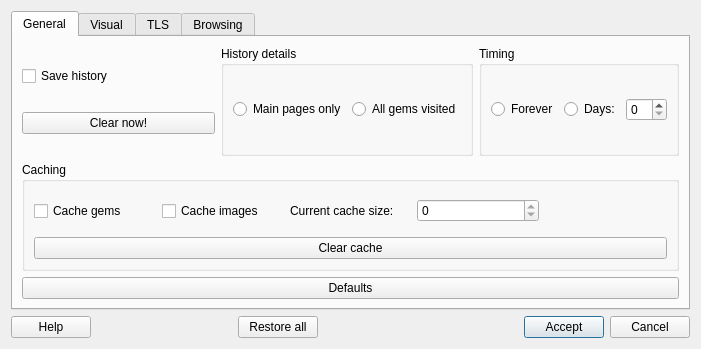
<?xml version="1.0" encoding="UTF-8"?>
<ui version="4.0">
 <class>PrefsDialog</class>
 <widget class="QDialog" name="PrefsDialog">
  <property name="windowModality">
   <enum>Qt::WindowModal</enum>
  </property>
  <property name="geometry">
   <rect>
    <x>0</x>
    <y>0</y>
    <width>701</width>
    <height>349</height>
   </rect>
  </property>
  <property name="windowTitle">
   <string>Dialog</string>
  </property>
  <property name="modal">
   <bool>true</bool>
  </property>
  <layout class="QGridLayout" name="gridLayout_2">
   <item row="0" column="0">
    <widget class="QTabWidget" name="tabWidget">
     <property name="tabPosition">
      <enum>QTabWidget::North</enum>
     </property>
     <property name="tabShape">
      <enum>QTabWidget::Rounded</enum>
     </property>
     <property name="currentIndex">
      <number>0</number>
     </property>
     <widget class="QWidget" name="tab">
      <attribute name="title">
       <string>General</string>
      </attribute>
      <layout class="QGridLayout" name="gridLayout_4">
       <item row="2" column="0">
        <widget class="QPushButton" name="generalDefaults">
         <property name="text">
          <string>Defaults</string>
         </property>
        </widget>
       </item>
       <item row="0" column="0">
        <layout class="QHBoxLayout" name="horizontalLayout_7">
         <item>
          <layout class="QVBoxLayout" name="verticalLayout_2">
           <item>
            <widget class="QCheckBox" name="saveHistoryBox">
             <property name="text">
              <string>Save history</string>
             </property>
            </widget>
           </item>
           <item>
            <widget class="QPushButton" name="clearHistoryBtn">
             <property name="text">
              <string>Clear now!</string>
             </property>
            </widget>
           </item>
          </layout>
         </item>
         <item>
          <widget class="QGroupBox" name="historyDetailsGroup">
           <property name="title">
            <string>History details</string>
           </property>
           <layout class="QHBoxLayout" name="horizontalLayout_5">
            <item>
             <widget class="QRadioButton" name="mainPageRadio">
              <property name="text">
               <string>Main pages only</string>
              </property>
             </widget>
            </item>
            <item>
             <widget class="QRadioButton" name="allGemsRadio">
              <property name="text">
               <string>All gems visited</string>
              </property>
             </widget>
            </item>
           </layout>
          </widget>
         </item>
         <item>
          <widget class="QGroupBox" name="historyTimingGroup">
           <property name="title">
            <string>Timing</string>
           </property>
           <layout class="QHBoxLayout" name="horizontalLayout_6">
            <item>
             <widget class="QRadioButton" name="foreverBtn">
              <property name="text">
               <string>Forever</string>
              </property>
             </widget>
            </item>
            <item>
             <widget class="QRadioButton" name="daysBtn">
              <property name="text">
               <string>Days:</string>
              </property>
             </widget>
            </item>
            <item>
             <widget class="QSpinBox" name="historyDays"/>
            </item>
           </layout>
          </widget>
         </item>
        </layout>
       </item>
       <item row="1" column="0">
        <widget class="QGroupBox" name="groupBox">
         <property name="title">
          <string>Caching</string>
         </property>
         <layout class="QVBoxLayout" name="verticalLayout_5">
          <item>
           <layout class="QHBoxLayout" name="horizontalLayout_9">
            <item>
             <widget class="QCheckBox" name="cacheGems">
              <property name="text">
               <string>Cache gems</string>
              </property>
             </widget>
            </item>
            <item>
             <widget class="QCheckBox" name="cacheImages">
              <property name="text">
               <string>Cache images</string>
              </property>
             </widget>
            </item>
            <item>
             <widget class="QLabel" name="label_7">
              <property name="text">
               <string>Current cache size:</string>
              </property>
             </widget>
            </item>
            <item>
             <widget class="QSpinBox" name="cacheSize">
              <property name="minimumSize">
               <size>
                <width>71</width>
                <height>22</height>
               </size>
              </property>
              <property name="readOnly">
               <bool>true</bool>
              </property>
              <property name="maximum">
               <number>1024</number>
              </property>
             </widget>
            </item>
            <item>
             <widget class="QLabel" name="cacheUnits">
              <property name="text">
               <string/>
              </property>
             </widget>
            </item>
           </layout>
          </item>
          <item>
           <widget class="QPushButton" name="clearCacheBtn">
            <property name="text">
             <string>Clear cache</string>
            </property>
           </widget>
          </item>
         </layout>
        </widget>
       </item>
      </layout>
     </widget>
     <widget class="QWidget" name="tab_2">
      <attribute name="title">
       <string>Visual</string>
      </attribute>
      <layout class="QGridLayout" name="gridLayout">
       <item row="0" column="0">
        <layout class="QVBoxLayout" name="verticalLayout_3">
         <item>
          <widget class="QListWidget" name="styleItems">
           <item>
            <property name="text">
             <string>Plain text</string>
            </property>
           </item>
           <item>
            <property name="text">
             <string>Links</string>
            </property>
           </item>
           <item>
            <property name="text">
             <string>Quotations</string>
            </property>
           </item>
           <item>
            <property name="text">
             <string>Heading 1</string>
            </property>
           </item>
           <item>
            <property name="text">
             <string>Heading 2</string>
            </property>
           </item>
           <item>
            <property name="text">
             <string>Heading 3</string>
            </property>
           </item>
           <item>
            <property name="text">
             <string>Preformatted </string>
            </property>
           </item>
           <item>
            <property name="text">
             <string>Lists</string>
            </property>
           </item>
          </widget>
         </item>
         <item>
          <widget class="QPushButton" name="visualDefaults">
           <property name="text">
            <string>Restore defaults</string>
           </property>
          </widget>
         </item>
        </layout>
       </item>
       <item row="0" column="1">
        <layout class="QVBoxLayout" name="verticalLayout">
         <item>
          <widget class="QCheckBox" name="overrideBox">
           <property name="text">
            <string>Override defaults</string>
           </property>
          </widget>
         </item>
         <item>
          <widget class="QGroupBox" name="itemOptionsGroup">
           <property name="title">
            <string>Item options</string>
           </property>
           <layout class="QVBoxLayout" name="verticalLayout_4">
            <item>
             <layout class="QHBoxLayout" name="horizontalLayout_4">
              <item>
               <widget class="QLabel" name="label_4">
                <property name="text">
                 <string>Font family:</string>
                </property>
               </widget>
              </item>
              <item>
               <widget class="QComboBox" name="fontFamilyBox"/>
              </item>
              <item>
               <spacer name="horizontalSpacer_2">
                <property name="orientation">
                 <enum>Qt::Horizontal</enum>
                </property>
                <property name="sizeHint" stdset="0">
                 <size>
                  <width>20</width>
                  <height>20</height>
                 </size>
                </property>
               </spacer>
              </item>
              <item>
               <widget class="QLabel" name="label_5">
                <property name="text">
                 <string>Font:</string>
                </property>
               </widget>
              </item>
              <item>
               <widget class="QComboBox" name="fontBox"/>
              </item>
              <item>
               <widget class="QToolButton" name="fontPicker">
                <property name="text">
                 <string/>
                </property>
                <property name="icon">
                 <iconset theme="preferences-desktop-locale"/>
                </property>
               </widget>
              </item>
             </layout>
            </item>
            <item>
             <layout class="QHBoxLayout" name="horizontalLayout_8">
              <item>
               <widget class="QLabel" name="label_6">
                <property name="text">
                 <string>Font size (pt):</string>
                </property>
               </widget>
              </item>
              <item>
               <widget class="QSpinBox" name="fontSize">
                <property name="minimum">
                 <number>8</number>
                </property>
               </widget>
              </item>
              <item>
               <spacer name="horizontalSpacer_4">
                <property name="orientation">
                 <enum>Qt::Horizontal</enum>
                </property>
                <property name="sizeHint" stdset="0">
                 <size>
                  <width>40</width>
                  <height>20</height>
                 </size>
                </property>
               </spacer>
              </item>
             </layout>
            </item>
            <item>
             <layout class="QHBoxLayout" name="horizontalLayout_3">
              <item>
               <widget class="QLabel" name="label_2">
                <property name="text">
                 <string>Text background:</string>
                </property>
               </widget>
              </item>
              <item>
               <widget class="QLineEdit" name="textBgLine">
                <property name="placeholderText">
                 <string>#aabbcc</string>
                </property>
               </widget>
              </item>
              <item>
               <widget class="QToolButton" name="txtBgPicker">
                <property name="text">
                 <string/>
                </property>
                <property name="icon">
                 <iconset theme="applications-graphics"/>
                </property>
               </widget>
              </item>
              <item>
               <widget class="QLabel" name="label_3">
                <property name="text">
                 <string>Intendation (px):</string>
                </property>
               </widget>
              </item>
              <item>
               <widget class="QDoubleSpinBox" name="intednationBox">
                <property name="minimum">
                 <double>1.000000000000000</double>
                </property>
               </widget>
              </item>
             </layout>
            </item>
            <item>
             <layout class="QHBoxLayout" name="horizontalLayout_2">
              <item>
               <widget class="QLabel" name="label">
                <property name="text">
                 <string>Text colour:</string>
                </property>
               </widget>
              </item>
              <item>
               <widget class="QLineEdit" name="textClrLine">
                <property name="placeholderText">
                 <string>#aabbcc</string>
                </property>
               </widget>
              </item>
              <item>
               <widget class="QToolButton" name="txtColorPicker">
                <property name="text">
                 <string/>
                </property>
                <property name="icon">
                 <iconset theme="accessories-character-map"/>
                </property>
               </widget>
              </item>
              <item>
               <widget class="QCheckBox" name="BoldBox">
                <property name="text">
                 <string>Bold</string>
                </property>
               </widget>
              </item>
              <item>
               <widget class="QCheckBox" name="ItalicBox">
                <property name="text">
                 <string>Italic</string>
                </property>
               </widget>
              </item>
              <item>
               <widget class="QCheckBox" name="underlineBox">
                <property name="text">
                 <string>Underline</string>
                </property>
               </widget>
              </item>
             </layout>
            </item>
           </layout>
          </widget>
         </item>
        </layout>
       </item>
      </layout>
     </widget>
     <widget class="QWidget" name="tab_3">
      <attribute name="title">
       <string>TLS</string>
      </attribute>
     </widget>
     <widget class="QWidget" name="Browsing">
      <attribute name="title">
       <string>Browsing</string>
      </attribute>
      <widget class="QGroupBox" name="groupBox_2">
       <property name="geometry">
        <rect>
         <x>10</x>
         <y>10</y>
         <width>291</width>
         <height>71</height>
        </rect>
       </property>
       <property name="title">
        <string>Gemini links</string>
       </property>
       <widget class="QRadioButton" name="geminiNewTab">
        <property name="geometry">
         <rect>
          <x>10</x>
          <y>30</y>
          <width>121</width>
          <height>20</height>
         </rect>
        </property>
        <property name="text">
         <string>Open in new tab</string>
        </property>
       </widget>
       <widget class="QRadioButton" name="geminiInPlace">
        <property name="geometry">
         <rect>
          <x>140</x>
          <y>30</y>
          <width>141</width>
          <height>20</height>
         </rect>
        </property>
        <property name="text">
         <string>Follow in place</string>
        </property>
       </widget>
      </widget>
      <widget class="QGroupBox" name="groupBox_3">
       <property name="geometry">
        <rect>
         <x>320</x>
         <y>10</y>
         <width>341</width>
         <height>71</height>
        </rect>
       </property>
       <property name="title">
        <string>Other protocols</string>
       </property>
       <widget class="QRadioButton" name="ignoreHttp">
        <property name="geometry">
         <rect>
          <x>20</x>
          <y>30</y>
          <width>81</width>
          <height>20</height>
         </rect>
        </property>
        <property name="text">
         <string>Ignore</string>
        </property>
       </widget>
       <widget class="QRadioButton" name="systemHttp">
        <property name="geometry">
         <rect>
          <x>100</x>
          <y>30</y>
          <width>151</width>
          <height>20</height>
         </rect>
        </property>
        <property name="text">
         <string>Use system browser</string>
        </property>
       </widget>
       <widget class="QRadioButton" name="customHttp">
        <property name="geometry">
         <rect>
          <x>260</x>
          <y>30</y>
          <width>71</width>
          <height>20</height>
         </rect>
        </property>
        <property name="text">
         <string>Custom</string>
        </property>
       </widget>
      </widget>
      <widget class="QGroupBox" name="groupBox_4">
       <property name="geometry">
        <rect>
         <x>10</x>
         <y>90</y>
         <width>651</width>
         <height>61</height>
        </rect>
       </property>
       <property name="title">
        <string>Start page (leave empty for nothing)</string>
       </property>
       <widget class="QLineEdit" name="startPage">
        <property name="geometry">
         <rect>
          <x>20</x>
          <y>30</y>
          <width>621</width>
          <height>21</height>
         </rect>
        </property>
        <property name="minimumSize">
         <size>
          <width>621</width>
          <height>0</height>
         </size>
        </property>
        <property name="placeholderText">
         <string>gemini://</string>
        </property>
        <property name="clearButtonEnabled">
         <bool>true</bool>
        </property>
       </widget>
      </widget>
     </widget>
    </widget>
   </item>
   <item row="1" column="0">
    <layout class="QHBoxLayout" name="horizontalLayout">
     <item>
      <widget class="QPushButton" name="HelpBtn">
       <property name="text">
        <string>Help</string>
       </property>
      </widget>
     </item>
     <item>
      <spacer name="horizontalSpacer_3">
       <property name="orientation">
        <enum>Qt::Horizontal</enum>
       </property>
       <property name="sizeHint" stdset="0">
        <size>
         <width>120</width>
         <height>20</height>
        </size>
       </property>
      </spacer>
     </item>
     <item>
      <widget class="QPushButton" name="defaultsBtn">
       <property name="text">
        <string>Restore all</string>
       </property>
      </widget>
     </item>
     <item>
      <spacer name="horizontalSpacer">
       <property name="orientation">
        <enum>Qt::Horizontal</enum>
       </property>
       <property name="sizeHint" stdset="0">
        <size>
         <width>200</width>
         <height>20</height>
        </size>
       </property>
      </spacer>
     </item>
     <item>
      <widget class="QPushButton" name="okBtn">
       <property name="text">
        <string>Accept</string>
       </property>
       <property name="default">
        <bool>true</bool>
       </property>
      </widget>
     </item>
     <item>
      <widget class="QPushButton" name="CancelBtn">
       <property name="text">
        <string>Cancel</string>
       </property>
      </widget>
     </item>
    </layout>
   </item>
  </layout>
 </widget>
 <resources/>
 <connections/>
</ui>
